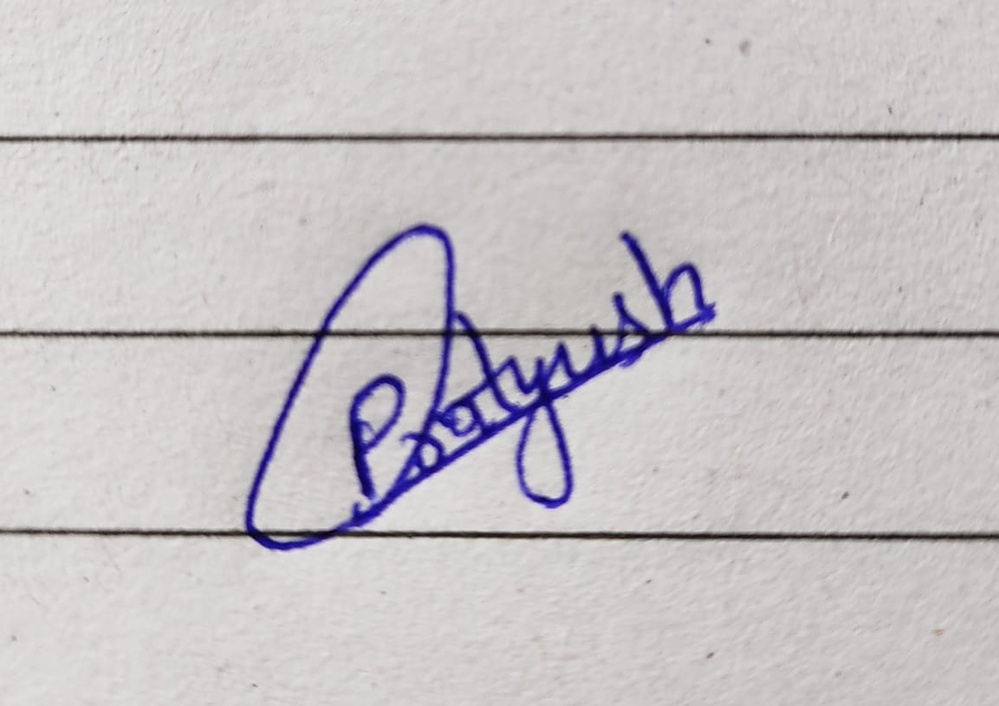
#> input picture original_signature.jpg, 999 x 706 px, shrunk from 1153 x 815 before the run; the run also reads 1 picture not shown here
$ python SigVerification.py
#> lines starting #> are read from the running program, lines starting #| are printed output that depends on the picture; after the words box and inside, x2 and y2 are one past the last pixel; in counts of white or black regions, pixels touching at a corner belong together

import cv2

# Load the reference signature image
reference_image = cv2.imread('original_signature.jpg', 0)
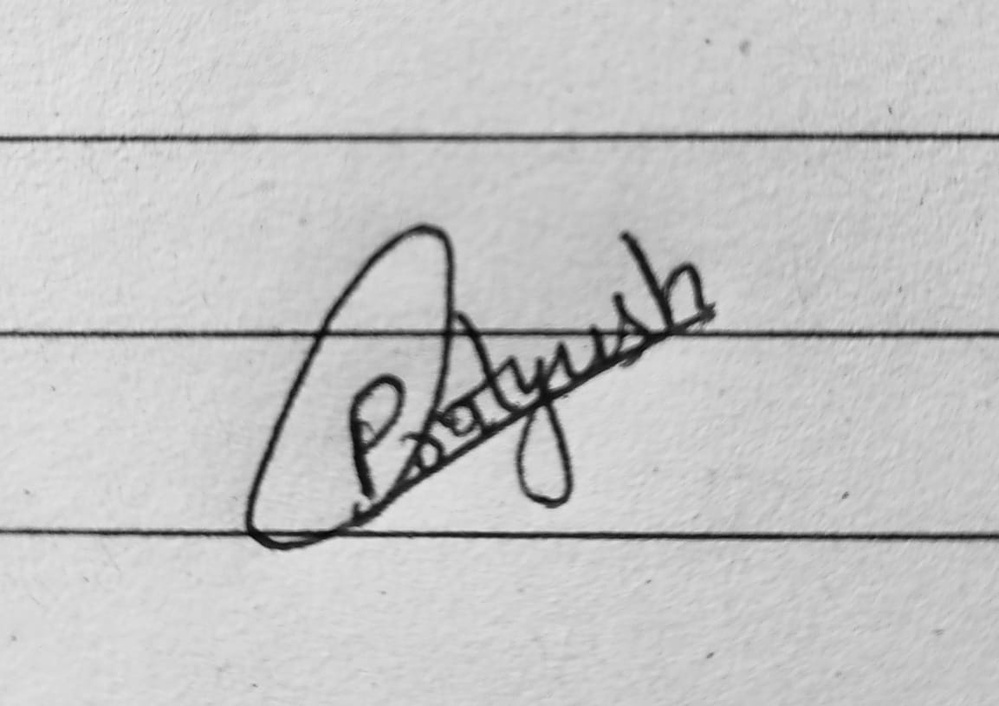
#> reference_image: shape (706, 999); min 5, max 228, mean 195.7

# Load the test signature image
test_image = cv2.imread("Test_signature1.jpg", 0)
#> test_image: shape (706, 999); min 4, max 228, mean 195.7

# Check if the images are loaded correctly
if reference_image is None:
    print("Error loading original_signature.jpg")
if test_image is None:
    print("Error loading Test_signature2.jpg")

# Apply binary thresholding to the images
ret, reference_image = cv2.threshold(reference_image, 127, 255, cv2.THRESH_BINARY)
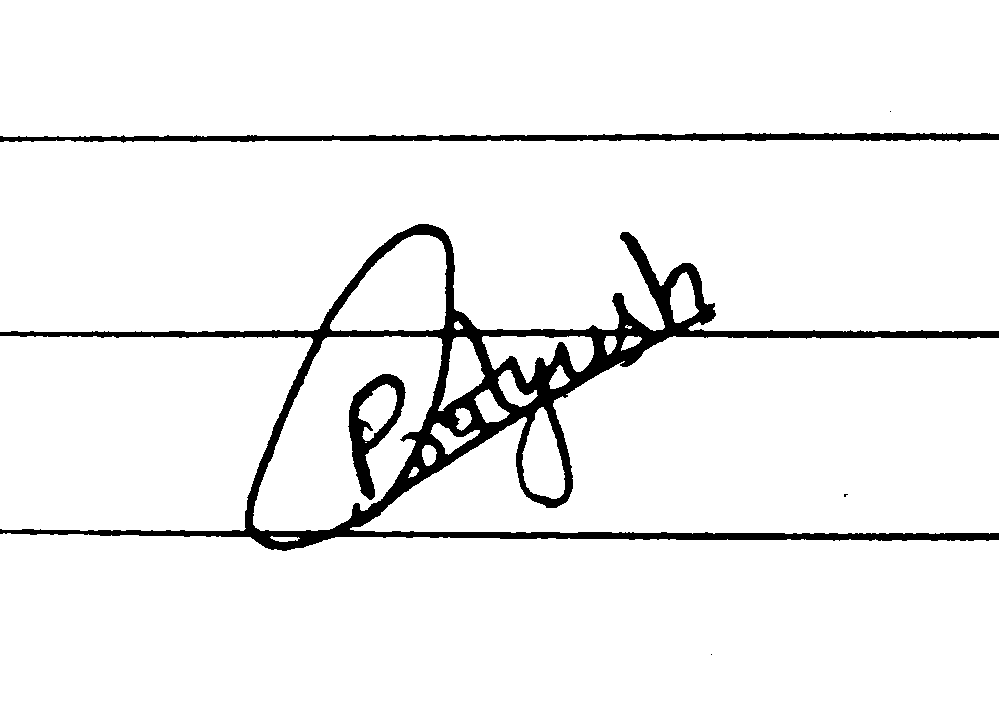
#> reference_image: shape (706, 999); 94.3% white; 6 black regions (3 under 20 px), largest, box (x1, y1, x2, y2) and area: (0, 224, 999, 551) 32406, (0, 133, 999, 143) 5622, (348, 374, 406, 500) 2469
ret, test_image = cv2.threshold(test_image, 127, 255, cv2.THRESH_BINARY)
#> test_image: shape (706, 999); 94.3% white; 6 black regions (3 under 20 px)

# Find the contours in the reference image
reference_contours, _ = cv2.findContours(reference_image, cv2.RETR_EXTERNAL, cv2.CHAIN_APPROX_SIMPLE)
#> reference_contours = 23 contours, 1 with area under 20; largest, box (x1, y1, x2, y2) and area: (0, 139, 999, 333) 173984, (0, 533, 999, 706) 165904, (0, 0, 999, 137) 133806, (350, 336, 999, 534) 91870, (0, 336, 313, 531) 52461

# Find the contours in the test image
test_contours, _ = cv2.findContours(test_image, cv2.RETR_EXTERNAL, cv2.CHAIN_APPROX_SIMPLE)
#> test_contours = 23 contours, 1 with area under 20; largest, box (x1, y1, x2, y2) and area: (0, 139, 999, 333) 173979, (0, 533, 999, 706) 165906, (0, 0, 999, 137) 133811, (350, 336, 999, 534) 91860, (0, 336, 313, 531) 52459

# Get the largest contour in the reference image
reference_contour = max(reference_contours, key=cv2.contourArea)
#> reference_contour = contour of 717 points, box (x1, y1, x2, y2) (0, 139, 999, 333), area 173984

# Get the largest contour in the test image
test_contour = max(test_contours, key=cv2.contourArea)
#> test_contour = contour of 716 points, box (x1, y1, x2, y2) (0, 139, 999, 333), area 173979

# Calculate the similarity between the two contours
score = cv2.matchShapes(reference_contour, test_contour, 1, 0.0)
#> score = 0.000227

# Set the threshold for the similarity score
threshold = 0.1

# Print the result
if score < threshold:
    print('The test signature matches the reference signature.')
else:
    print('The test signature does not match the reference signature.')
